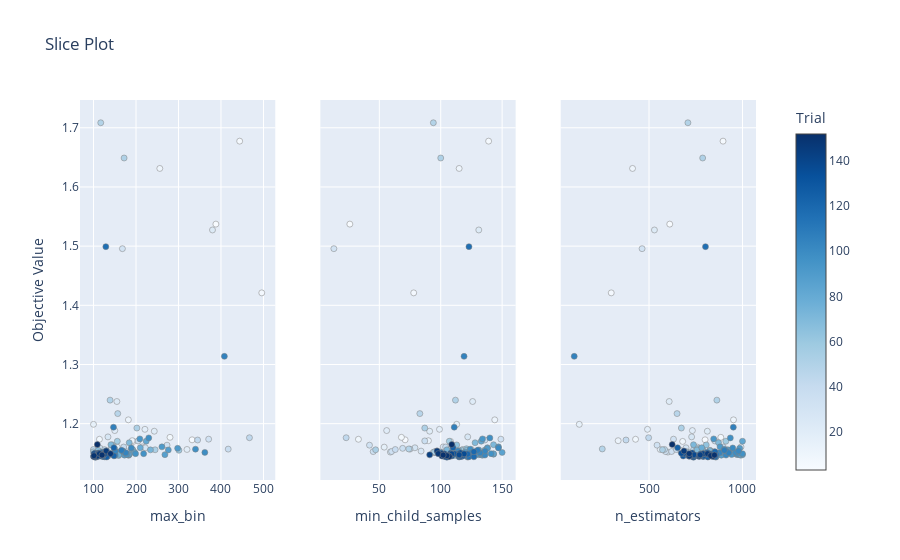

Notebook code for this chart:
### Code cell
important_hyperparams = sorted(study.best_trial.params, key=study.best_trial.params.get, reverse=True)[:3]
optuna.visualization.plot_slice(study=optuna.load_study(study_name=study_name, storage=db_path), params=important_hyperparams)

### Figure 1 — Plotly figure (JSON) as saved in the notebook; plotly's stock layout.template omitted (floating-point values rounded to 4 significant figures; data arrays with more than 128 entries replaced by an {"elided": "..."} marker saying what was removed)
{"data": [{"marker": {"color": {"elided": "150 int values"}, "colorbar": {"title": {"text": "Trial"}, "x": 1, "xpad": 40}, "colorscale": [[0, "rgb(247,251,255)"], [0.125, "rgb(222,235,247)"], [0.25, "rgb(198,219,239)"], [0.375, "rgb(158,202,225)"], [0.5, "rgb(107,174,214)"], [0.625, "rgb(66,146,198)"], [0.75, "rgb(33,113,181)"], [0.875, "rgb(8,81,156)"], [1, "rgb(8,48,107)"]], "line": {"color": "Grey", "width": 0.5}, "showscale": true}, "mode": "markers", "name": "Feasible Trial", "showlegend": false, "type": "scatter", "x": {"elided": "150 int values"}, "xaxis": "x", "y": {"elided": "150 float values"}, "yaxis": "y"}, {"marker": {"color": {"elided": "150 int values"}, "colorbar": {"title": {"text": "Trial"}, "x": 1, "xpad": 40}, "colorscale": [[0, "rgb(247,251,255)"], [0.125, "rgb(222,235,247)"], [0.25, "rgb(198,219,239)"], [0.375, "rgb(158,202,225)"], [0.5, "rgb(107,174,214)"], [0.625, "rgb(66,146,198)"], [0.75, "rgb(33,113,181)"], [0.875, "rgb(8,81,156)"], [1, "rgb(8,48,107)"]], "line": {"color": "Grey", "width": 0.5}, "showscale": false}, "mode": "markers", "name": "Feasible Trial", "showlegend": false, "type": "scatter", "x": {"elided": "150 int values"}, "xaxis": "x2", "y": {"elided": "150 float values"}, "yaxis": "y2"}, {"marker": {"color": {"elided": "150 int values"}, "colorbar": {"title": {"text": "Trial"}, "x": 1, "xpad": 40}, "colorscale": [[0, "rgb(247,251,255)"], [0.125, "rgb(222,235,247)"], [0.25, "rgb(198,219,239)"], [0.375, "rgb(158,202,225)"], [0.5, "rgb(107,174,214)"], [0.625, "rgb(66,146,198)"], [0.75, "rgb(33,113,181)"], [0.875, "rgb(8,81,156)"], [1, "rgb(8,48,107)"]], "line": {"color": "Grey", "width": 0.5}, "showscale": false}, "mode": "markers", "name": "Feasible Trial", "showlegend": false, "type": "scatter", "x": {"elided": "150 int values"}, "xaxis": "x3", "y": {"elided": "150 float values"}, "yaxis": "y3"}], "layout": {"title": {"text": "Slice Plot"}, "xaxis": {"anchor": "y", "domain": [0, 0.2889], "title": {"text": "max_bin"}}, "xaxis2": {"anchor": "y2", "domain": [0.3556, 0.6444], "title": {"text": "min_child_samples"}}, "xaxis3": {"anchor": "y3", "domain": [0.7111, 1], "title": {"text": "n_estimators"}}, "yaxis": {"anchor": "x", "domain": [0, 1], "title": {"text": "Objective Value"}}, "yaxis2": {"anchor": "x2", "domain": [0, 1], "matches": "y", "showticklabels": false}, "yaxis3": {"anchor": "x3", "domain": [0, 1], "matches": "y", "showticklabels": false}}}
